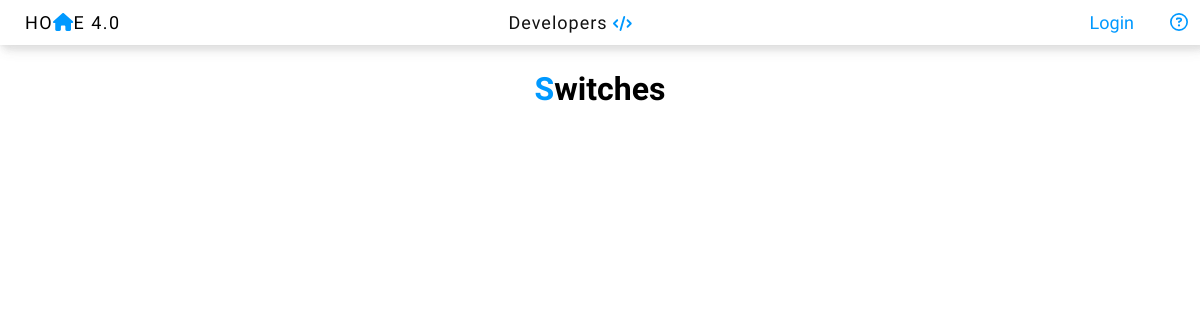
The app's page /switches.php, older data.
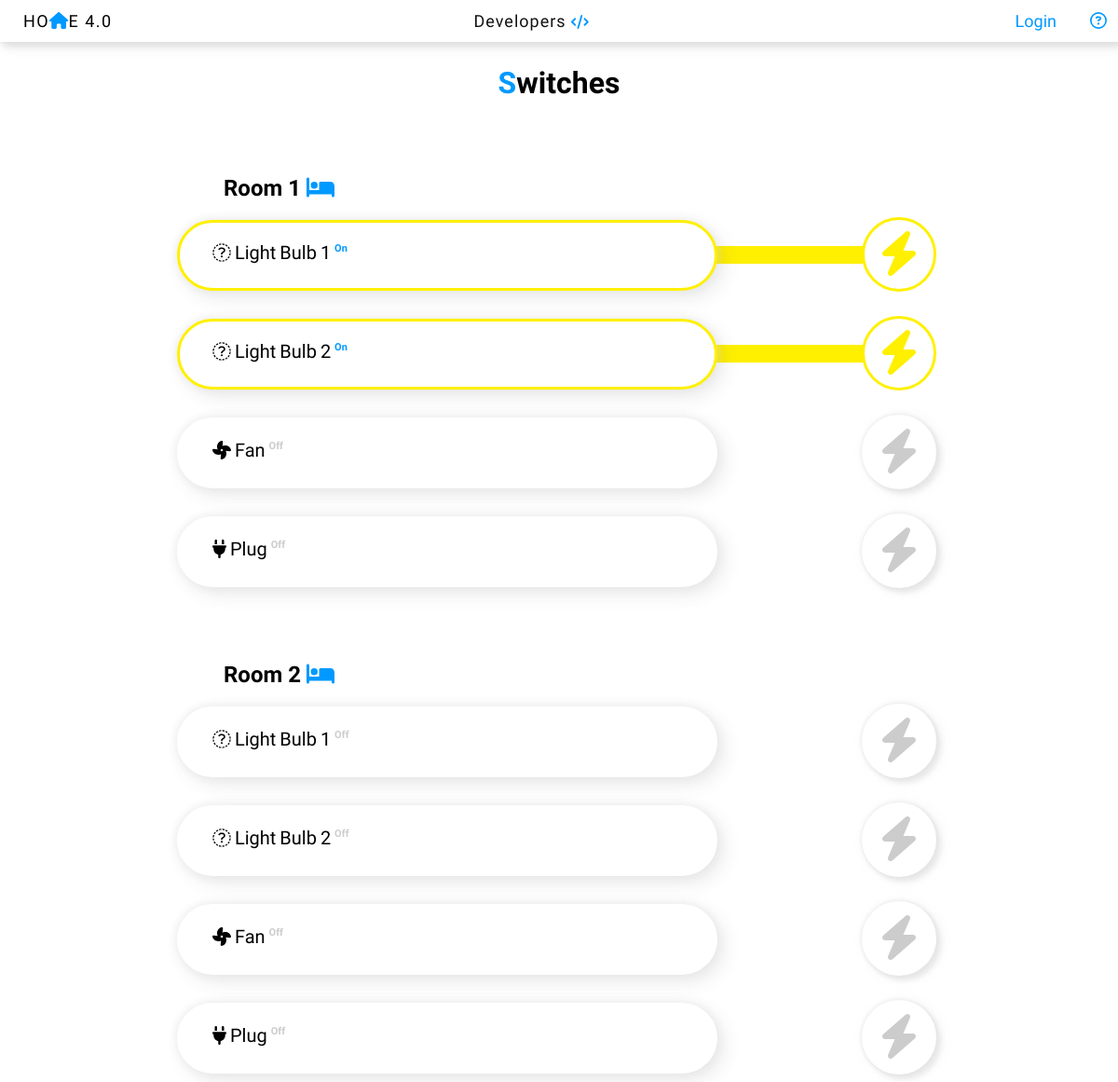
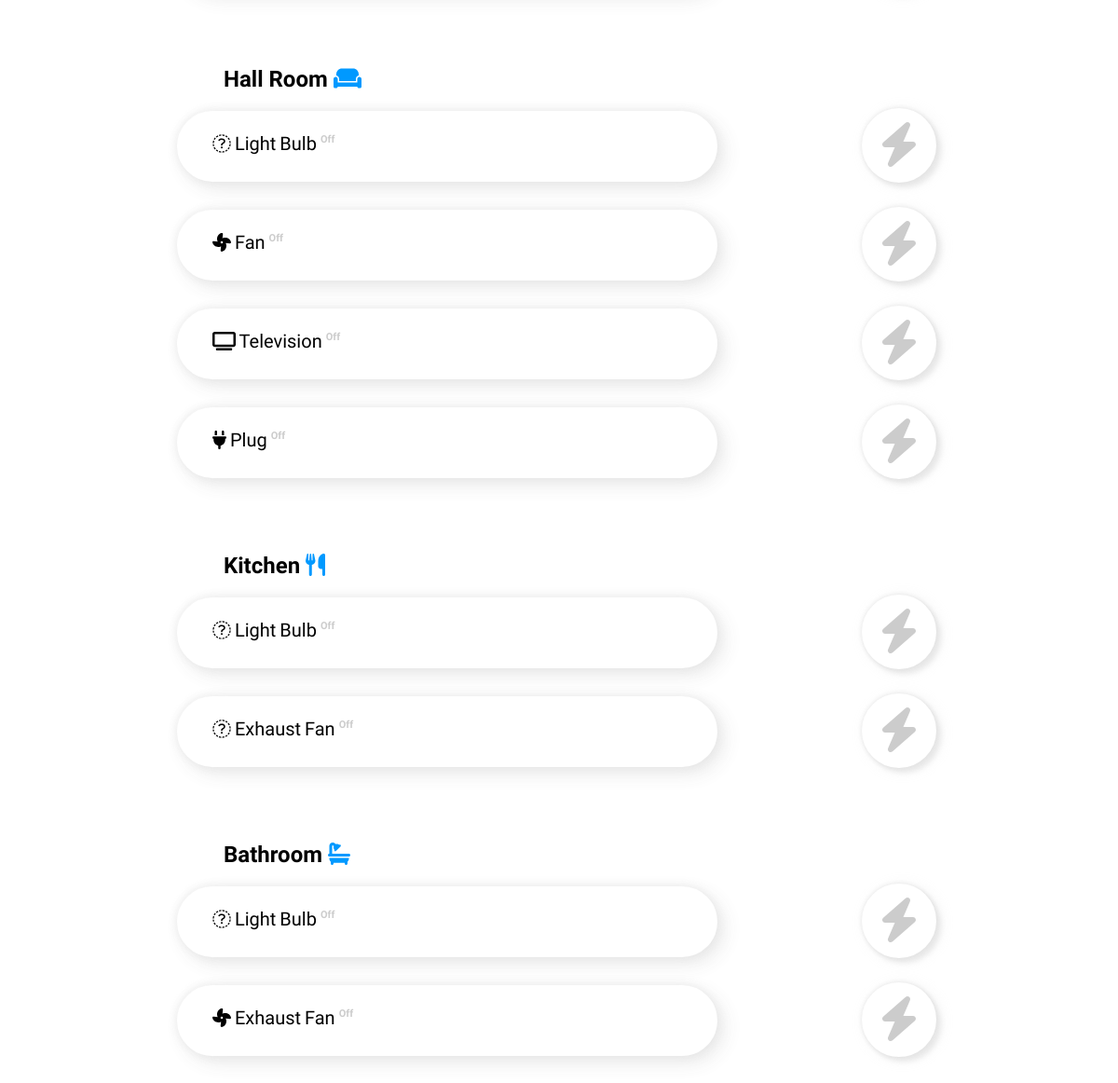
The same page, newer data (2 pictures, top to bottom).
### tables this page shows
CREATE TABLE `rooms` (
  `id` bigint(255) NOT NULL,
  `room_name` varchar(255) NOT NULL,
  `icon` varchar(255) NOT NULL
);

CREATE TABLE `appliances` (
  `id` bigint(255) NOT NULL,
  `app_name` varchar(255) NOT NULL,
  `room_id` bigint(255) NOT NULL,
  `status` varchar(255) NOT NULL,
  `icon` varchar(255) NOT NULL
);

### sdk/settings.php (called while the page is built, shortened)
<?php
class DB{
    protected function connect(){
        $this->host = "localhost";
        $this->username = "root";
        $this->password = "password";
        $this->dbname = "codewithpandey_project";
        $this->charset = "utf8";
        try{
            $dsn = "mysql:host=".$this->host.";dbname=".$this->dbname.";charset".$this->charset;
            $pdo = new PDO($dsn, $this->username, $this->password);
            $pdo->setAttribute(PDO::ATTR_ERRMODE, PDO::ERRMODE_EXCEPTION);
            return $pdo;
        }catch(PDOException $e){
            die("Connot connect: ".$e->getMessage());
        }
    }
}
?>

### sdk/get-data.php (called while the page is built)
<?php
require_once "settings.php";
class getData extends DB{
    public function getSwitches($room_id){
        $stmt = $this->connect()->prepare("SELECT * FROM appliances WHERE room_id=?");
        $stmt->execute([$room_id]);
        $result = $stmt->fetchAll(PDO::FETCH_ASSOC);
        $resultJSON = json_encode($result);
        return $resultJSON;
    }
    public function getRooms(){
        $stmt = $this->connect()->prepare("SELECT * FROM rooms");
        $stmt->execute();
        $result = $stmt->fetchAll(PDO::FETCH_ASSOC);
        $resultJSON = json_encode($result);
        return $resultJSON;
    }
}
?>

### switches.php (the view, shortened to what this page needs)
<?php
require_once "header.php";
?>
<div class="spaceEater"></div>
<div class="plan-container">
    <h1><span style="color:#0099ff;margin:0;">S</span>witches</h1>
    <?php
    include "sdk/get-data.php";
    $obj = new getData;
    $room = $obj->getRooms();
    $room = json_decode($room);
    for($i=0; $i<sizeof($room); $i++){
        ?>
        <h2><?php echo $room[$i]->room_name; ?><span style="color:#0099ff;margin:0;"> <i class="fas <?php echo $room[$i]->icon; ?>"></i></span></h2>
        <?php
        $room_id = $room[$i]->id;
        $switch = $obj->getSwitches($room_id);
        $switch = json_decode($switch);
        for($j=0; $j<sizeof($switch); $j++){
        ?>
        <div class="plan-div" status="<?php echo $switch[$j]->status; ?>">
            <div class="planTextedit"  status="<?php echo $switch[$j]->status; ?>">
                <div class="plans-text-switches"  status="<?php echo $switch[$j]->status; ?>"><i class="fa <?php echo $switch[$j]->icon; ?>"></i> <?php echo $switch[$j]->app_name; ?> <sup> <?php echo $switch[$j]->status; ?> </sup></div>
            </div>
            <div class="bridge-div"  status="<?php echo $switch[$j]->status; ?>">.</div>
            <div class="power-button" status="<?php echo $switch[$j]->status; ?>" identity="<?php echo $switch[$j]->id; ?>"><i class="fa fa-bolt fa-3x"></i></div>
        </div>
        <?php
        }
    }
    ?>
</div>
    <?php
require_once "footer.php";
?>

### header.php (shortened to what this page needs)
<?php
require_once "sdk/settings.php";
$page = ucwords(str_replace(".php", "", basename($_SERVER['PHP_SELF'])));
?>
<!DOCTYPE html>
<html>
<head>
    <link href="fontawesome-free-5.12.0-web/fontawesome-free-5.12.0-web/css/all.css" rel="stylesheet">
    <link rel="stylesheet" href="css/style.css?ver=2.<?php echo rand(0,9); ?>" type="text/css" />
    <link rel="stylesheet" href="css/main.css?ver=2.<?php echo rand(0,9); ?>" type="text/css" />
</head>
<body>
    <div class="navbar">
        <a href="/">
            <div class="logo inliner"> HO<i class="fa fa-home" style="color:#0099ff; margin:0; padding:0;"></i>E 4.0</div>
        </a>
        <div class="navBtn inliner">
            <a <?php if($page == "Developers"){echo 'class="active"';}else{echo ucwords(str_replace(".php", "", basename($_SERVER['PHP_SELF'])));} ?> id="noborder" href="developers"><span>D</span>evelopers <span><i class="fas fa-code" style="font-size:15px;color:#0099ff"></i></span></a>
        </div>
        <a class="inliner" href="help.php" style="float:right; margin: 12px 12px 0 25px;color:#0099ff;"><i class="far fa-question-circle"></i></a>
        <?php
        if(isset($user)){
            ?>
            <div class="logBtn inliner"><a class="links" href="logout" style="padding: 3px 10px 4px;">Logout</a></div>
            <?php
        }else{
            ?>
            <div class="logBtn inliner"><a class="links" href="login" style="padding: 3px 10px 4px;">Login</a></div>
            <?php
        }
        ?>
    </div>

### footer.php (shortened to what this page needs)
</body>
</html>

### css/style.css (style rules this page uses)
.inliner { display: inline-block; vertical-align: middle; }
.spaceEater { width: 100%; height: 70px; }
@media only screen and (min-width:1000px) { .plan-container { width: 70%; } }
body { font-family: 'Quicksand', sans-serif; margin: 0; padding: 0; }
h1 { text-align: center; }
.plan-container { position: relative; margin: auto auto 50px; }
.plan-div { position: relative; margin: 10px 10px 30px; }
.planTextedit { background: #fff; border: 3px solid #fff; width: 70%; height: 70px; border-radius: 80px; box-shadow: 0px 0px 10px rgba(225, 225, 225, 0.65), 7px 7px 20px rgba(70, 70, 70, 0.12); transition: 0.5s; }
.plans-text-switches { display: inline-block; word-spacing: -1px; font-size: 20px; padding: 20px 35px 20px; }
.plans-text-switches sup { text-transform: capitalize; }
sup { font-size: 11px; font-weight: bolder; color: #ccc; transition: 0.5s; }
.bridge-div { z-index: -1; position: absolute; right: 50px; top: 28px; width: 40%; transition: 0.5s; }
.power-button { border: 3px solid #fff; color: #ccc; position: absolute; right: 5px; top: -3px; background: #fff; border-radius: 50px; box-shadow: 5px 5px 5px rgba(225, 225, 225, 0.65), 0px 0px 5px rgba(60, 60, 60, 0.12), 4px 2px 15px rgba(196, 195, 195, 0.2); transition: 0.5s; padding: 12px; width: 50px; height: 50px; text-align: center; }
a { text-decoration: none; color: #000; }

### css/main.css (style rules this page uses)
* { padding: 0; margin: 0; border: 0; outline: none; }
html { -webkit-user-select: none; -moz-user-select: -moz-none; -ms-user-select: none; user-select: none; }
body { font-family: 'Quicksand', sans-serif; background: #fff; background-image: url(); background-repeat: no-repeat; background-position: bottom 0px; margin: 0; padding: 0; }
a { outline: none; text-decoration: none; color: inherit; }
.navbar { top: 0; width: 100%; position: fixed; background: #fff; font-size: 18px; font-weight: 500; box-shadow: 5px 5px 5px rgba(225, 225, 225, 0.65), 0px 0px 5px rgba(60, 60, 60, 0.12), 4px 2px 15px rgba(70, 70, 70, 0.20); z-index: 100; }
.logo { letter-spacing: 1.5px; margin: 12px 25px; color: #000; }
.navBtn { width: 70%; margin: auto; text-align: center; letter-spacing: 1px; display: inline-block; }
.navBtn a { margin: 0px 20px; padding: 2px 0; color: #121212; border-bottom: 3px solid #fff; transition: 500ms; }
.logBtn { margin: 12px 0px; float: right; }
.links { padding: 3px 13px 4px; border-radius: 20px; color: #0099ff; transition: 0.5s; border: 0.5px solid rgba(255, 255, 255, 0.0); }
@media screen and (min-width:900px) and (max-width:1350px) { .navBtn { width: 70%; margin: 0 auto; } }

### switches.php (style rules this page uses)
h2 { margin: 80px 60px 20px; }
.planTextedit[status="on"] { border-color: #fff000 !important; }
.bridge-div[status="on"] { background: #fff000 !important; }
.plans-text-switches[status="on"] sup { color: #0099ff !important; }
.power-button[status="on"] { color: #fff000 !important; border-color: #fff000 !important; box-shadow: none; }
.planTextedit[status="off"] { border-color: #fff !important; }
.bridge-div[status="off"] { background: #fff !important; }
.plans-text-switches[status="off"] sup { color: #ccc !important; }
.power-button[status="off"] { color: #ccc !important; border-color: #fff !important; }

Row changes from the older to the newer data that the page shows:
added rooms: room_name "Room 1"
added appliances: app_name "Light Bulb 1", status "On", shown under "Room 1"
added appliances: app_name "Light Bulb 2", status "On", shown under "Room 1"
added appliances: app_name "Fan", status "Off", shown under "Room 1"
added appliances: app_name "Plug", status "Off", shown under "Room 1"
added rooms: room_name "Room 2"
added appliances: app_name "Light Bulb 1", status "Off", shown under "Room 2"
added appliances: app_name "Light Bulb 2", status "Off", shown under "Room 2"
added appliances: app_name "Fan", status "Off", shown under "Room 2"
added appliances: app_name "Plug", status "Off", shown under "Room 2"
added rooms: room_name "Hall Room"
added appliances: app_name "Light Bulb", status "Off", shown under "Hall Room"
added appliances: app_name "Fan", status "Off", shown under "Hall Room"
added appliances: app_name "Television", status "Off", shown under "Hall Room"
added appliances: app_name "Plug", status "Off", shown under "Hall Room"
added rooms: room_name "Kitchen"
added appliances: app_name "Light Bulb", status "Off", shown under "Kitchen"
added appliances: app_name "Exhaust Fan", status "Off", shown under "Kitchen"
added rooms: room_name "Bathroom"
added appliances: app_name "Light Bulb", status "Off", shown under "Bathroom"
added appliances: app_name "Exhaust Fan", status "Off", shown under "Bathroom"
